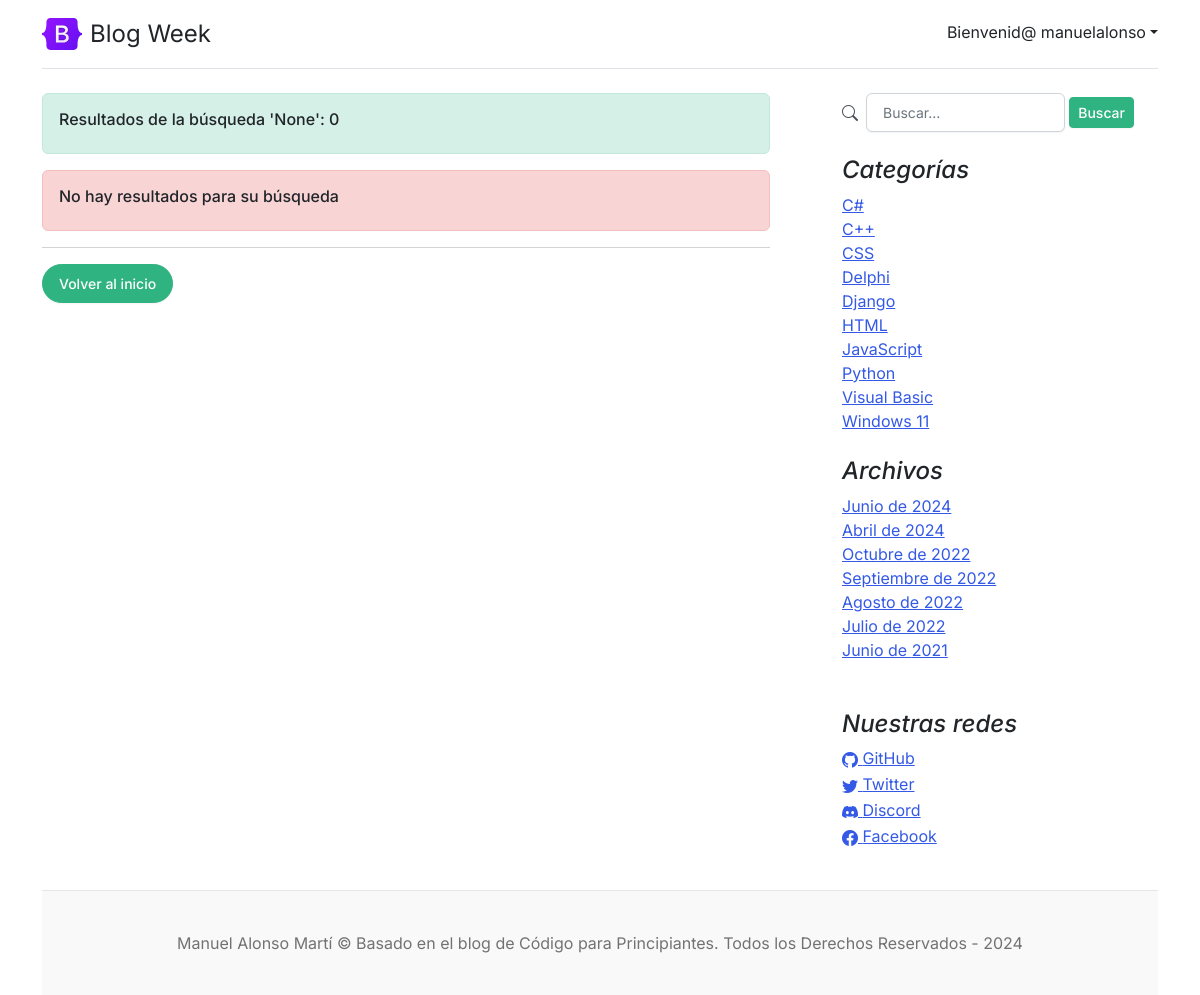
/search/ (signed in), run on the app's committed database.
### core/models.py (models this page shows, shortened)
class Category (models.Model):
	name = models.CharField(max_length=200, unique=True, verbose_name='Nombre')
	active = models.BooleanField(default=True, verbose_name='Activo')
	created = models.DateTimeField(auto_now_add=True, verbose_name='Fecha de creación')
	updated = models.DateTimeField(auto_now=True, verbose_name='Fecha de modificación')
	class Meta:
		verbose_name = 'Categoría'
		verbose_name_plural = 'Categorías'
		ordering = ['name']

class Link(models.Model):
	key = models.CharField(max_length=100, verbose_name='Key Link')
	name = models.CharField(max_length=120, verbose_name='Red Social')
	url = models.URLField(max_length=350, blank=True, null=True, verbose_name='Enlace')
	icon = models.CharField(max_length=100, blank=True, null=True, verbose_name='Icono')
	created = models.DateTimeField(auto_now_add=True, verbose_name='Fecha de creación')
	updated = models.DateTimeField(auto_now=True, verbose_name='Fecha de modificación')
	class Meta:
		verbose_name = 'Red Social'
		verbose_name_plural = 'Redes Sociales'
		ordering = ['name']

### core/views.py (the view)
# urls.py: path('search/', search, name='search'),
def search(request):
    queryset=request.GET.get("search")
    if queryset:
        posts=Post.objects.filter(
            Q(title__icontains=queryset) |
            Q(excerpt__icontains=queryset) |
            Q(content__icontains=queryset),
            published=True,
        ).distinct()
    else:
        posts={}
    return render(request,'core/search.html',{'posts':posts,'queryset':queryset})

### core/processors.py (called while the page is built)
def ctx_dic_about(request):
	ctx_about = {}
	ctx_about['ABOUT'] = About.objects.latest('created')
	return ctx_about

def ctx_dic_category(request):
	ctx_category = {}
	ctx_category['categories'] = Category.objects.filter(active=True)
	return ctx_category

def ctx_dic_history(request):
	ctx_history = {}
	ctx_history['dates'] = Post.objects.dates('created', 'month', order='DESC').distinct()
	return ctx_history

def ctx_dic_link(request):
	ctx_link = {}
	links = Link.objects.all()
	for link in links:
		ctx_link[link.key] = {'url':link.url, 'icon':link.icon}
	return ctx_link

### templates/core/search.html
{% extends 'core/base.html' %}
{% load static %}
{% block content %}
<div class="alert alert-success" role="alert">
    <h6>Resultados de la búsqueda '{{queryset}}': {{posts|length}}</h6>
</div>
{% if queryset and posts %}
    {% for post in posts %}
        <div class="card mb-3">
            <div class="row g-0">
                <div class="col-md-5">
                <img src="{{post.image.url}}" class="img-fluid rounded-start" alt="...">
                </div>
                <div class="col-md-7">
                <div class="card-body">
                    <a href={% url 'category' %}?cat={{post.category.id}}>{{ post.category }}</a>
                    <h4 class="mb-0">{{post.title}}</h4>
                    <p class="blog-post-meta mb-1">{{ post.created|date:"d/m/Y. H:i" }}, por <a href={% url 'author' %}?aut={{post.author.id}}>{{ post.author }}</a></p>
                    <p class="card-text mb-auto">{{post.excerpt}}</p>
                    <p class="card-text"><small class="text-muted"><a href="{%url 'post' post.id %}">Seguir leyendo...</a></small></p>
                </div>
                </div>
            </div>
            </div>
    {% endfor %}
{% else %}
    <div class="my-3 alert alert-danger" role="danger">
        <h6>No hay resultados para su búsqueda</h6>
    </div>
{% endif %}
<hr>
{% if request.path != '/' %}
<div class="my-3">
    <a class="btn btn-success rounded-pill" href="{% url 'home' %}">Volver al inicio</a>
</div>
{%endif%}
{% endblock %}

### templates/core/base.html (shortened to what this page needs)
<!doctype html>
<html lang="es">
<head>
    <link rel="stylesheet" href="https://cdn.jsdelivr.net/npm/bootstrap-icons@1.9.1/font/bootstrap-icons.css">
    {% load static %}
    <link href={% static 'core/css/bootstrap.min.css' %} rel="stylesheet">
    <link href={% static 'core/css/blog.css' %} rel="stylesheet">
</head>
<body>
  <div class="container">
    <header class="d-flex flex-wrap justify-content-center py-3 mb-4 border-bottom">
      <a href="/admin/" class="d-flex align-items-center mb-3 mb-md-0 me-md-auto text-dark text-decoration-none">
        <img class="bi me-2" width="40" height="32" src={% static 'core/img/bootstrap-logo.svg' %}>
        <span class="fs-4">Blog Week</span>
      </a>
      <div class="dropdown text-end ms-5 mt-1">
        <a href="#" class="d-block link-dark text-decoration-none dropdown-toggle" id="dropdownUser1" data-bs-toggle="dropdown" aria-expanded="false">
            {% if user.is_authenticated  %}Bienvenid@ {{user.username}}{% else %}Login{% endif %}</a>
      </div>
    </header>
    <main class="mt-2">
      <section class="row g-5">
        <div class="col-10 col-md-8 mx-auto">
            {% block content %} {% endblock %}
        </div>
        <aside class="col-md-4">
          <div class="position-sticky" style="top: 2rem;">
            <div class="pt-0 px-4">
              <div class="mb-4">
                <div class="row">
                  <div class="col-md-12 search">
                    <form action="{% url 'search' %}" method="GET">
                        <div id="">
                          <div class="col-md-12 card-body d-flex align-items-center gap-1">
                            <i class="bi bi-search me-1"></i>
                            <input type="text" class="form-control" placeholder="Buscar..." name="search" value = "{{ request.GET.search }}">
                            <button type="submit" class="btn btn-sm btn-success">Buscar</button>
                          </div>
                        </div>
                    </form>
                  </div>
                </div>
              </div>
              <h4 class="fst-italic">Categorías</h4>
              <ol class="list-unstyled mb-0">
                {% for item in categories %}
                  <li><a href={% url 'category' %}?cat={{item.id}}>{{ item.name }}</a></li>
                {% endfor %}
              </ol>
            </div>
            <div class="p-4">
              <h4 class="fst-italic">Archivos</h4>
              <ol class="list-unstyled mb-0">
                {% for item in dates %}
                  <li>
                    {% if item.month == 4 %}<a href={% url 'dates' item.month item.year %}>Abril de {{ item.year }}</a>{% endif %}
                    {% if item.month == 6 %}<a href={% url 'dates' item.month item.year %}>Junio de {{ item.year }}</a>{% endif %}
                    {% if item.month == 7 %}<a href={% url 'dates' item.month item.year %}>Julio de {{ item.year }}</a>{% endif %}
                    {% if item.month == 8 %}<a href={% url 'dates' item.month item.year %}>Agosto de {{ item.year }}</a>{% endif %}
                    {% if item.month == 9 %}<a href={% url 'dates' item.month item.year %}>Septiembre de {{ item.year }}</a>{% endif %}
                    {% if item.month == 10 %}<a href={% url 'dates' item.month item.year %}>Octubre de {{ item.year }}</a>{% endif %}
                  </li>
                {% endfor %}
              </ol>
            </div>
            <div class="p-4">
              <h4 class="fst-italic">Nuestras redes</h4>
              <ol class="list-unstyled">
                {% if LINK_GITHUB.url %}
                  <li><a href={{ LINK_GITHUB.url }}><i class="{{ LINK_GITHUB.icon }}"></i> GitHub</a></li>
                {% endif %}
                {% if LINK_TWITTER.url %}
                  <li><a href={{ LINK_TWITTER.url }}><i class="{{ LINK_TWITTER.icon }}"></i> Twitter</a></li>
                {% endif %}
                {% if LINK_DISCORD.url %}
                  <li><a href={{ LINK_DISCORD.url }}><i class="{{ LINK_DISCORD.icon }}"></i> Discord</a></li>
                {% endif %}
                {% if LINK_FACEBOOK.url %}
                  <li><a href={{ LINK_FACEBOOK.url }}><i class="{{ LINK_FACEBOOK.icon }}"></i> Facebook</a></li>
                {% endif %}
              </ol>
            </div>
          </div>
        </aside>
      </section>
    </main>
    <footer class="blog-footer">
      <p>Manuel Alonso Martí &copy; Basado en el blog de Código para Principiantes. Todos los Derechos Reservados - 2024</p>
    </footer>
  </div>
</body>
</html>

### core/static/core/css/blog.css (style rules this page uses)
.blog-footer { padding: 2.5rem 0; color: #727272; text-align: center; background-color: #f9f9f9; border-top: .05rem solid #e5e5e5; }
.blog-footer p:last-child { margin-bottom: 0; }
.bi { vertical-align: -.125em; fill: currentColor; }

### data on the page
Category: name "C#"
Category: name "C++"
Category: name "CSS"
Category: name "Delphi"
Category: name "Django"
Category: name "HTML"
Category: name "JavaScript"
Category: name "Python"
Category: name "Visual Basic"
Category: name "Windows 11"

### other printed values
{{ user.username }} "manuelalonso"
{{ queryset }} "None"
{{ posts|length }} "0"
{{ item.year }} "2024" "2021"
{{ item.year }} "2024"
{{ item.year }} "2022"
